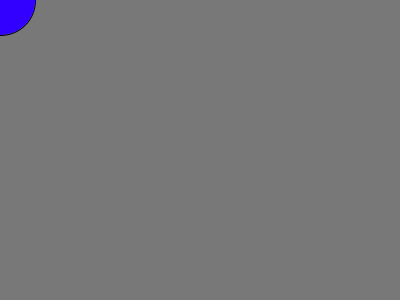
Frame 1 (no input)
Frame 60 (the mouse pressed at the canvas centre just before this capture): identical to frame 1, image omitted
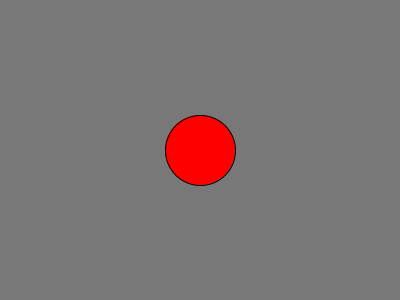
Frame 120 (the mouse held since frame 60 and released just before this capture)

The Processing sketch that drew these frames (run headless with seeded random() and noise(); from frame 60 on, the mouse is pressed at the canvas centre):

// Processing sketch: A1CompC
// ── A1CompC.pde
int radius = 70; // radius of the circle 
int FPS = 60; // frame rate of program
int bgcolor = 120; // background color (bgcolor, bgcolor, bgcolor) - monochrome
// run once on startup
void setup() {
  size(400, 300);
  frameRate(FPS);
}

// run every frame
void draw() {
  background(bgcolor); 
  
  // when mouse pressed, fill with red
  if (mousePressed) {
    fill(255, 0, 0);
  } 
  
  // otherwise fill with a purple
  else { 
    fill(50, 0, 255);
  }
  
  // draw the ellipse at the mouse, so that it moves with the mouse.
  ellipse(mouseX, mouseY, radius, radius);
}
